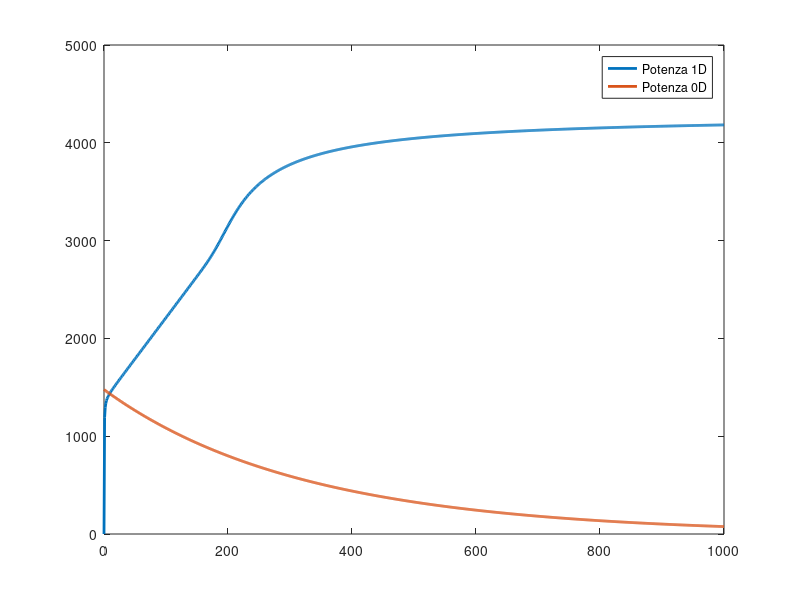

The MATLAB script that drew this image:
% Esame del 2 febbraio 2024 pomeriggio, punto e
% Simone Canevarolo
% S269893
% 21 aprile 2024

clear all
close all
clc

raggio = 10e-2; % m
alt = 40e-2; % m
altcaduta = 5e3; % m
uu = 5; % m/s

ro = 950; % kg/m^3
hh = 100; % W/m^2/K
Taria = 280; % K
T0 = 233; % k

K = @(T) 4.5*(T/T0);
cpfunz = @(T) 670+1.2*(T-233);

dx = 1e-3;
xx = (0:dx:alt)';
Nx = length(xx);

tmax = altcaduta/uu;
dt = 1;
tt = (0:dt:tmax);
Nt = length(tt);

Tm = T0*ones(Nx,1);
kk = K(T0);
cp = cpfunz(T0);

Tmedia = T0*ones(Nx,1);

Potenza1D(1) = abs(hh*(T0-Taria)*pi*raggio^2)+abs(hh*(T0-Taria)*pi*raggio^2)+abs(trapz(xx,hh*(Taria-Tm)))*2*pi*raggio*alt;

for ii = 2:Nt

    kk = K(Tm);
    cp = cpfunz(Tm);

    aa = dt*kk./ro./cp./dx^2;

    sup_diag = -1/2*aa;
    main_diag = 1+aa;
    sub_diag = -1/2*aa;

    % Band = [[sub_diag(2:end);0], main_diag, [0;sup_diag(1:end-1)]];
    Band = [[sub_diag(2:end);0], main_diag, [sup_diag(1:end-1);0]];

    AA = spdiags(Band,-1:1,Nx,Nx);

    bb = Tm;

    AA(1,1) = +kk(1)/dx+hh;
    AA(1,2) = -kk(1)/dx;
    bb(1) = +hh*Taria;

    AA(end,end-1) = -kk(end)/dx;
    AA(end,end) = +kk(end)/dx+hh;
    bb(end) = +hh*Taria;

    TT = AA\bb;

    potenza1D(ii) = abs(hh*(TT(1)-Taria))*pi*raggio^2+abs(hh*(TT(end)-Taria))*pi*raggio^2+abs(trapz(xx,hh*(TT-Taria)))*2*pi*raggio*alt;

    Tm = TT;

end

figure(1)
plot(tt,potenza1D,'LineWidth',2)
hold on

Tm0 = T0;
TTzerod(1) = T0;
ii = 1;

Potenza0D(1)=abs(hh*(2*pi*raggio*alt+2*pi*raggio^2)*(Taria-Tm0));

for ii = 2:Nt

    cpzero = cpfunz(Tm0);

    cc = Tm0+dt*hh/ro/cpzero*2/raggio*Taria;

    Tzerod = (1+dt*hh*2/raggio/ro/cpzero)\cc;

%     TTzerod(ii) = Tzerod;

    Potenza0D(ii) = abs(hh*(Taria-Tzerod)*(2*pi*raggio*alt+2*pi*raggio^2));

    Tm0 = Tzerod;

end

figure(1)
plot(tt,Potenza0D,'LineWidth',2)
legend('Potenza 1D','Potenza 0D')
